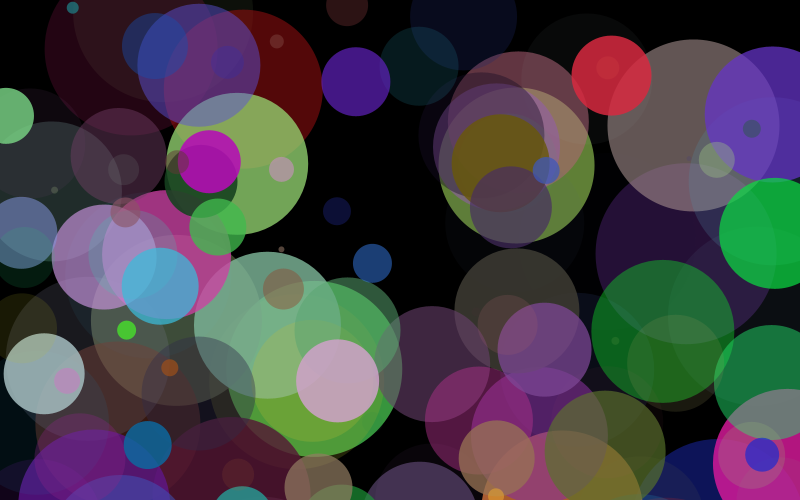
Frame 1 (no input)
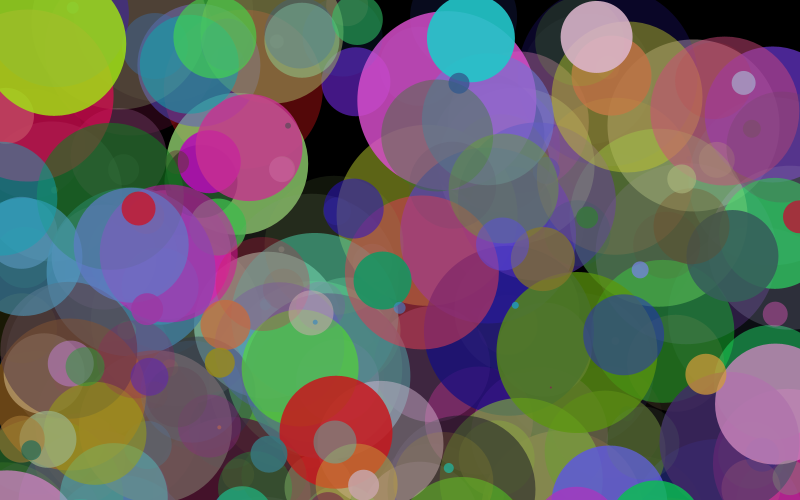
Frame 2 (the mouse pressed at the canvas centre, redrawn once)

The Processing sketch that drew these frames (run headless with seeded random() and noise(); the mouse was pressed at the canvas centre and the sketch redrawn once):

// Processing sketch: processing_5145
// ── processing_5145.pde



void setup()
{
  size(800,500);
  frameRate(30);
  background(0);
  noLoop();
  smooth();
}

public class Drawer{
 
 public void drawEllipse(int n) {
   if(n == 0){
   } else {
     drawCircle(n+1);
   drawEllipse(n-1); 
 }
 }
 
 public void drawCircle(int n) {
   noStroke();
 fill(random(10,233),random(10,233),random(10,233),random(10,233));
  ellipse(random(0,800),random(0,800),n,n); 
 }
  
}



void draw()
{
 Drawer dr = new Drawer();
 dr.drawEllipse(180);
}
